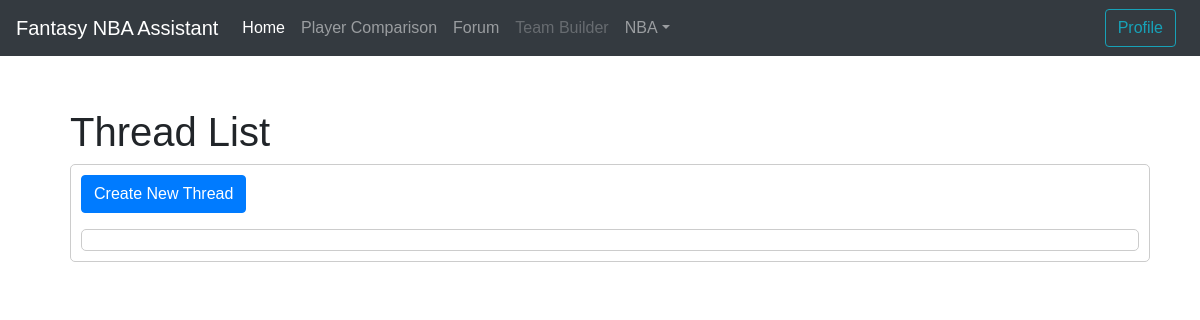
Page /forum on the earlier database version.
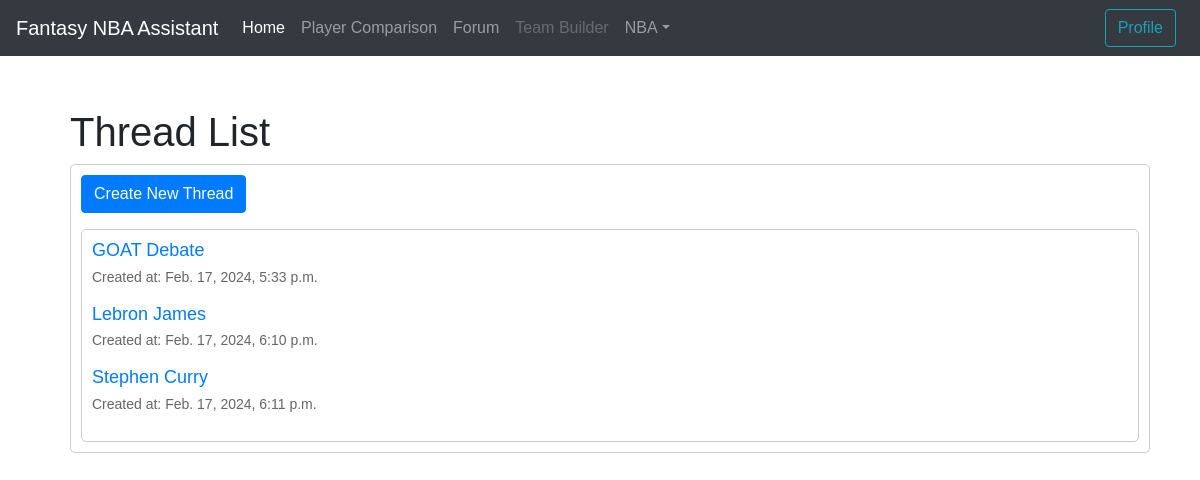
Same page on the later database version.
### mysite/models.py (models this page shows)
class Thread(models.Model):
    title = models.CharField(max_length=200)
    created_at = models.DateTimeField(auto_now_add=True)
    def get_absolute_url(self):
        return reverse('thread_detail', kwargs={'pk': self.pk})

### mysite/views.py (the view)
# urls.py: path('forum', views.thread_list, name='thread_list'),
def thread_list(request):
    threads = Thread.objects.all()
    return render(request, 'mysite/thread_list.html', {'threads': threads})

### mysite/templates/mysite/thread_list.html (shortened to what this page needs)
{% extends 'mysite/base.html' %}
{% block content %}
  <div class="container">
    <h1>Thread List</h1>
    <div class="thread-list">
    <a href="{% url 'create_thread' %}" class="btn btn-primary mb-3">Create New Thread</a>
    <div class="thread-list">
      {% for thread in threads %}
        <div class="thread">
          <h2><a href="{{ thread.get_absolute_url }}">{{ thread.title }}</a></h2>
          <p>Created at: {{ thread.created_at }}</p>
        </div>
      {% endfor %}
    </div>
  </div>
{% endblock %}

### mysite/templates/mysite/base.html (shortened to what this page needs)
<!DOCTYPE html>
<html lang="en">
<head>
    <link rel="stylesheet" href="https://stackpath.bootstrapcdn.com/bootstrap/4.5.0/css/bootstrap.min.css"
>
</head>
<body>
    <header>
        <nav class="navbar navbar-expand-md navbar-dark fixed-top bg-dark">
            <a class="navbar-brand" href="/">Fantasy NBA Assistant</a>
            <div class="collapse navbar-collapse" id="navbarsExampleDefault">
                <ul class="navbar-nav mr-auto">
                    <li class="nav-item active">
                        <a class="nav-link" href="/">Home <span class="sr-only">(current)</span></a>
                    </li>
                    <li class="nav-item">
                        <a class="nav-link" href="/playercomparison">Player Comparison </a>
                    </li>
                    <li class="nav-item">
                        <a class="nav-link" href="/forum">Forum </a>
                    </li>
                    <li class="nav-item">
                        <a class="nav-link disabled" href="#" tabindex="-1" aria-disabled="true">Team Builder </a>
                    </li>
                    <li class="nav-item dropdown">
                        <a class="nav-link dropdown-toggle" href="#" id="dropdown01" data-toggle="dropdown"
                            aria-haspopup="true" aria-expanded="false">NBA</a>
                    </li>
                </ul>
                <a class="btn btn-outline-info my-2 my-sm-0 mr-2" href="/profile">Profile</a>
            </div>
        </nav>
    </header>
    <main role="main" class="container">
        <div class="mt-5">
            {% block content %}
            {% endblock %}
        </div>
    </main>
</body>
</html>

### mysite/templates/mysite/base.html (style rules this page uses)
body { font-family: 'Arial', sans-serif; }
.navbar-nav .nav-link { color: #ffffff; }

### mysite/templates/mysite/thread_list.html (style rules this page uses)
.container { margin: 20px; padding-top: 20px; }
.thread-list { border: 1px solid #ccc; padding: 10px; border-radius: 5px; }
.thread { margin-bottom: 10px; }
.thread h2 { font-size: 18px; margin-bottom: 5px; }
.thread p { font-size: 14px; color: #666; }

Differences in the rows shown:
added Thread: title "GOAT Debate", created_at "Feb. 17, 2024, 5:33 p.m."
added Thread: title "Lebron James", created_at "Feb. 17, 2024, 6:10 p.m."
added Thread: title "Stephen Curry", created_at "Feb. 17, 2024, 6:11 p.m."
